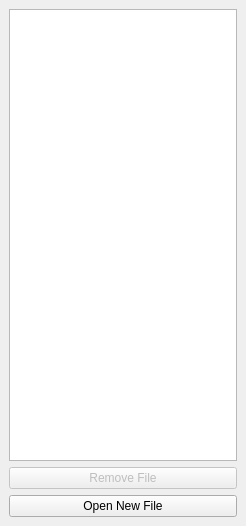
<?xml version="1.0" encoding="UTF-8"?>
<ui version="4.0">
 <class>TradingFilesWidget</class>
 <widget class="QDockWidget" name="TradingFilesWidget">
  <property name="geometry">
   <rect>
    <x>0</x>
    <y>0</y>
    <width>246</width>
    <height>526</height>
   </rect>
  </property>
  <property name="acceptDrops">
   <bool>true</bool>
  </property>
  <property name="windowTitle">
   <string>Data Sources</string>
  </property>
  <widget class="QWidget" name="dockWidgetContents">
   <layout class="QVBoxLayout" name="verticalLayout">
    <item>
     <widget class="QTableView" name="tableView">
      <property name="selectionMode">
       <enum>QAbstractItemView::SingleSelection</enum>
      </property>
      <property name="selectionBehavior">
       <enum>QAbstractItemView::SelectRows</enum>
      </property>
      <attribute name="horizontalHeaderHighlightSections">
       <bool>false</bool>
      </attribute>
      <attribute name="horizontalHeaderStretchLastSection">
       <bool>true</bool>
      </attribute>
      <attribute name="verticalHeaderVisible">
       <bool>false</bool>
      </attribute>
     </widget>
    </item>
    <item>
     <widget class="QPushButton" name="removeButton">
      <property name="enabled">
       <bool>false</bool>
      </property>
      <property name="text">
       <string>Remove File</string>
      </property>
     </widget>
    </item>
    <item>
     <widget class="QPushButton" name="addButton">
      <property name="text">
       <string>Open New File</string>
      </property>
     </widget>
    </item>
   </layout>
  </widget>
 </widget>
 <resources/>
 <connections/>
</ui>
